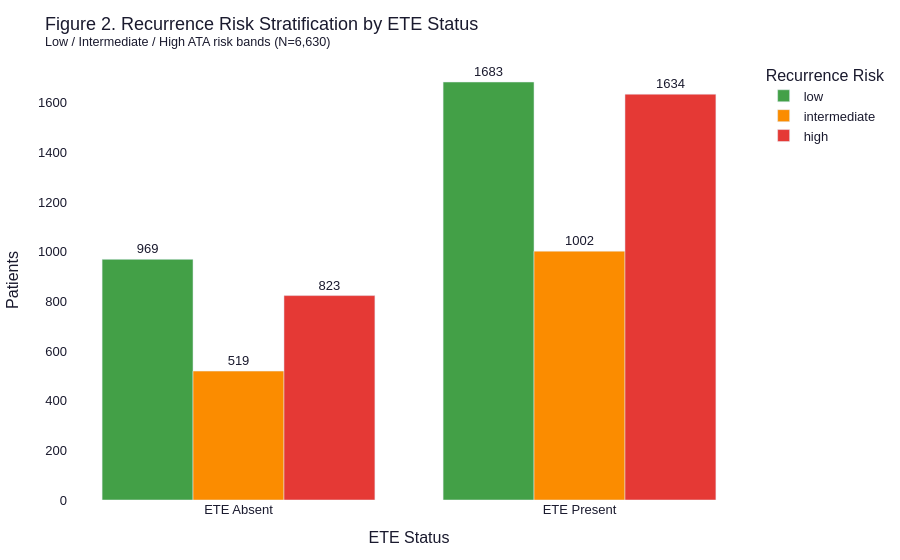

The notebook cell saved with this chart:
### Markdown cell above
## Figure 2 — Recurrence Risk Stratification by ETE Status

### Code cell
df2 = (
    risk.dropna(subset=['ete', 'recurrence_risk_band'])
    .groupby(['ete', 'recurrence_risk_band'], as_index=False)
    .agg(n=('research_id', 'count'))
)
df2['ete_label'] = df2['ete'].map({True: 'ETE Present', False: 'ETE Absent'})

RISK_ORDER  = ['low', 'intermediate', 'high']
RISK_COLORS = {'low': PALETTE['low_risk'], 'intermediate': PALETTE['mid_risk'], 'high': PALETTE['high_risk']}

fig2 = px.bar(
    df2, x='ete_label', y='n', color='recurrence_risk_band',
    barmode='group',
    color_discrete_map=RISK_COLORS,
    category_orders={'recurrence_risk_band': RISK_ORDER},
    labels={'ete_label': 'ETE Status', 'n': 'Patients', 'recurrence_risk_band': 'Risk Band'},
    text_auto=True,
)
fig2.update_layout(
    **PLOTLY_LAYOUT,
    title='Figure 2. Recurrence Risk Stratification by ETE Status<br><sup>Low / Intermediate / High ATA risk bands (N={:,})</sup>'.format(df2['n'].sum()),
    legend_title='Recurrence Risk',
)
fig2.update_traces(textposition='outside')
fig2.show()
save_fig(fig2, 'fig2_ete_recurrence_risk')

### Figure 1 — Plotly figure (JSON) as saved in the notebook; plotly's stock layout.template omitted (floating-point values rounded to 4 significant figures)
{"data": [{"alignmentgroup": "True", "hovertemplate": "Risk Band=low<br>ETE Status=%{x}<br>Patients=%{y}<extra></extra>", "legendgroup": "low", "marker": {"color": "#43A047", "pattern": {"shape": ""}}, "name": "low", "offsetgroup": "low", "orientation": "v", "showlegend": true, "textposition": "outside", "texttemplate": "%{y}", "type": "bar", "x": ["ETE Absent", "ETE Present"], "xaxis": "x", "y": [969, 1683], "yaxis": "y"}, {"alignmentgroup": "True", "hovertemplate": "Risk Band=intermediate<br>ETE Status=%{x}<br>Patients=%{y}<extra></extra>", "legendgroup": "intermediate", "marker": {"color": "#FB8C00", "pattern": {"shape": ""}}, "name": "intermediate", "offsetgroup": "intermediate", "orientation": "v", "showlegend": true, "textposition": "outside", "texttemplate": "%{y}", "type": "bar", "x": ["ETE Absent", "ETE Present"], "xaxis": "x", "y": [519, 1002], "yaxis": "y"}, {"alignmentgroup": "True", "hovertemplate": "Risk Band=high<br>ETE Status=%{x}<br>Patients=%{y}<extra></extra>", "legendgroup": "high", "marker": {"color": "#E53935", "pattern": {"shape": ""}}, "name": "high", "offsetgroup": "high", "orientation": "v", "showlegend": true, "textposition": "outside", "texttemplate": "%{y}", "type": "bar", "x": ["ETE Absent", "ETE Present"], "xaxis": "x", "y": [823, 1634], "yaxis": "y"}], "layout": {"barmode": "group", "font": {"color": "#1a1a2e", "family": "Arial, sans-serif", "size": 13}, "legend": {"title": {"text": "Recurrence Risk"}, "tracegroupgap": 0}, "margin": {"b": 60, "l": 60, "r": 30, "t": 60}, "paper_bgcolor": "white", "plot_bgcolor": "white", "title": {"text": "Figure 2. Recurrence Risk Stratification by ETE Status<br><sup>Low / Intermediate / High ATA risk bands (N=6,630)</sup>"}, "xaxis": {"anchor": "y", "domain": [0.0, 1.0], "title": {"text": "ETE Status"}}, "yaxis": {"anchor": "x", "domain": [0.0, 1.0], "title": {"text": "Patients"}}}}
